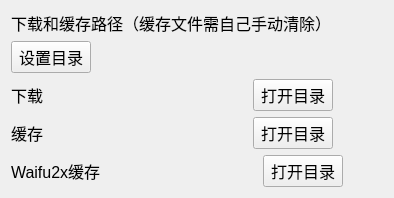
          <widget class="QFrame" name="frame_11">
           <property name="font">
            <font>
             <pointsize>12</pointsize>
            </font>
           </property>
           <property name="styleSheet">
            <string notr="true"/>
           </property>
           <layout class="QVBoxLayout" name="verticalLayout_13">
            <item>
             <widget class="QLabel" name="label_21">
              <property name="maximumSize">
               <size>
                <width>16777215</width>
                <height>32</height>
               </size>
              </property>
              <property name="font">
               <font>
                <pointsize>12</pointsize>
               </font>
              </property>
              <property name="text">
               <string>下载和缓存路径（缓存文件需自己手动清除）</string>
              </property>
             </widget>
            </item>
            <item>
             <layout class="QHBoxLayout" name="horizontalLayout_10">
              <item>
               <widget class="QPushButton" name="setDirButton">
                <property name="text">
                 <string>设置目录</string>
                </property>
               </widget>
              </item>
              <item>
               <spacer name="horizontalSpacer_8">
                <property name="orientation">
                 <enum>Qt::Horizontal</enum>
                </property>
                <property name="sizeHint" stdset="0">
                 <size>
                  <width>40</width>
                  <height>20</height>
                 </size>
                </property>
               </spacer>
              </item>
             </layout>
            </item>
            <item>
             <layout class="QHBoxLayout" name="horizontalLayout_2">
              <item>
               <widget class="QLabel" name="label_3">
                <property name="minimumSize">
                 <size>
                  <width>80</width>
                  <height>0</height>
                 </size>
                </property>
                <property name="text">
                 <string>下载</string>
                </property>
               </widget>
              </item>
              <item>
               <widget class="QLabel" name="downloadDir">
                <property name="minimumSize">
                 <size>
                  <width>150</width>
                  <height>0</height>
                 </size>
                </property>
                <property name="text">
                 <string/>
                </property>
               </widget>
              </item>
              <item>
               <widget class="QPushButton" name="openDownloadDir">
                <property name="text">
                 <string>打开目录</string>
                </property>
               </widget>
              </item>
              <item>
               <spacer name="horizontalSpacer_16">
                <property name="orientation">
                 <enum>Qt::Horizontal</enum>
                </property>
                <property name="sizeHint" stdset="0">
                 <size>
                  <width>40</width>
                  <height>20</height>
                 </size>
                </property>
               </spacer>
              </item>
             </layout>
            </item>
            <item>
             <layout class="QHBoxLayout" name="horizontalLayout_18">
              <item>
               <widget class="QLabel" name="label_4">
                <property name="minimumSize">
                 <size>
                  <width>80</width>
                  <height>0</height>
                 </size>
                </property>
                <property name="text">
                 <string>缓存</string>
                </property>
               </widget>
              </item>
              <item>
               <widget class="QLabel" name="cacheDir">
                <property name="minimumSize">
                 <size>
                  <width>150</width>
                  <height>0</height>
                 </size>
                </property>
                <property name="text">
                 <string/>
                </property>
               </widget>
              </item>
              <item>
               <widget class="QPushButton" name="openCacheDir">
                <property name="text">
                 <string>打开目录</string>
                </property>
               </widget>
              </item>
              <item>
               <spacer name="horizontalSpacer_17">
                <property name="orientation">
                 <enum>Qt::Horizontal</enum>
                </property>
                <property name="sizeHint" stdset="0">
                 <size>
                  <width>40</width>
                  <height>20</height>
                 </size>
                </property>
               </spacer>
              </item>
             </layout>
            </item>
            <item>
             <layout class="QHBoxLayout" name="horizontalLayout_20"/>
            </item>
            <item>
             <layout class="QHBoxLayout" name="horizontalLayout_19">
              <item>
               <widget class="QLabel" name="label_5">
                <property name="minimumSize">
                 <size>
                  <width>80</width>
                  <height>0</height>
                 </size>
                </property>
                <property name="text">
                 <string>Waifu2x缓存</string>
                </property>
               </widget>
              </item>
              <item>
               <widget class="QLabel" name="waifu2xDir">
                <property name="minimumSize">
                 <size>
                  <width>150</width>
                  <height>0</height>
                 </size>
                </property>
                <property name="text">
                 <string/>
                </property>
               </widget>
              </item>
              <item>
               <widget class="QPushButton" name="openWaifu2xDir">
                <property name="text">
                 <string>打开目录</string>
                </property>
               </widget>
              </item>
              <item>
               <spacer name="horizontalSpacer_19">
                <property name="orientation">
                 <enum>Qt::Horizontal</enum>
                </property>
                <property name="sizeHint" stdset="0">
                 <size>
                  <width>40</width>
                  <height>20</height>
                 </size>
                </property>
               </spacer>
              </item>
             </layout>
            </item>
           </layout>
          </widget>
